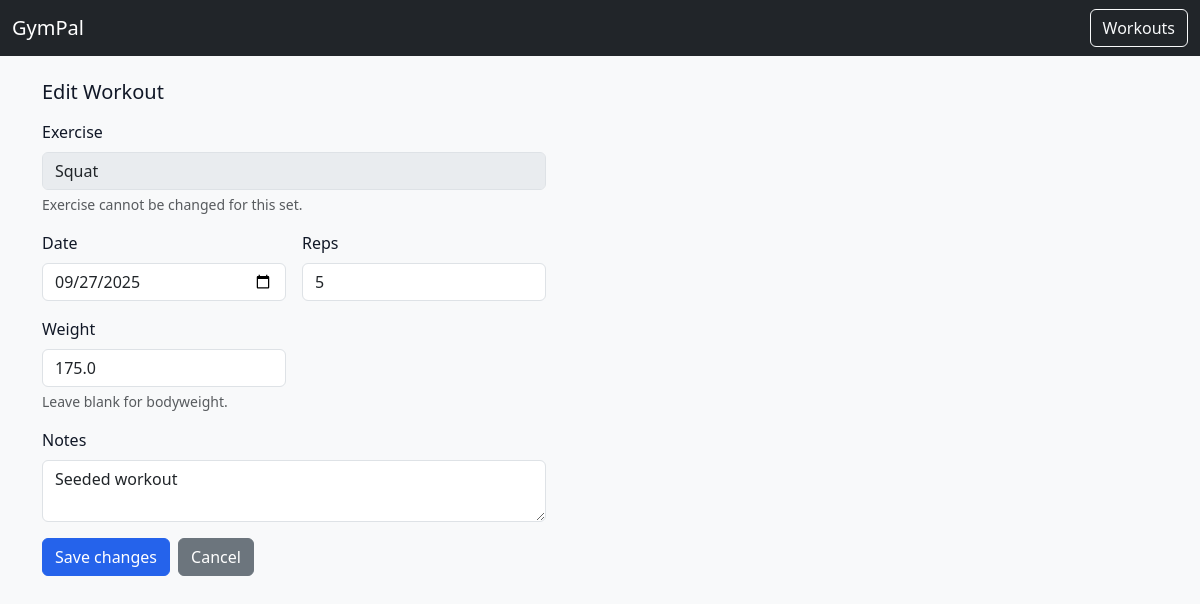
Before: /workouts/set/41/edit with the older database file.
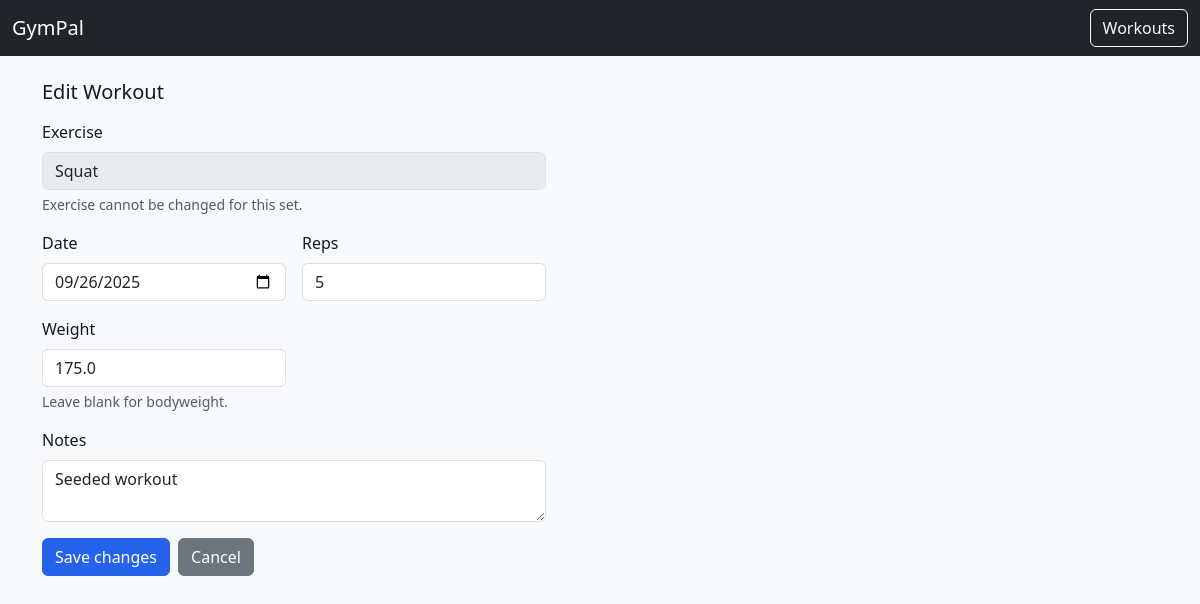
After: the same page with the newer database file.
### app.py (models this page shows)
class Base(DeclarativeBase):
    pass

class Workout(Base):
    __tablename__ = "workouts"
    id = Column(Integer, primary_key=True)
    user_id = Column(Integer, ForeignKey("users.id"), nullable=False)
    date = Column(Date, default=date.today)
    notes = Column(String(255), default="")
    user = relationship("User", back_populates="workouts")
    sets = relationship("Set", back_populates="workout", cascade="all, delete-orphan")

### app.py (the view, shortened to what this page needs)
@app.route("/workouts/set/<int:set_id>/edit", methods=["GET", "POST"])
def edit_set(set_id: int):
    db = SessionLocal()
    try:
        user = get_user(db)
        s = db.get(Set, set_id)
        if not s:
            raise NotFound("Set not found")
        w = db.get(Workout, s.workout_id)
        if not w or w.user_id != user.id:
            raise NotFound("Set not found")
        ex_name = s.exercise.name if s.exercise else "Unknown"
        return render_template(
            "workout_edit_set.html",
            set_obj=s, workout=w, exercise_name=ex_name
        )
    finally:
        SessionLocal.remove()

### app.py (called while the page is built)
def get_user(session):
    u = session.query(User).filter_by(email="default@local").first()
    if not u:
        u = User(email="default@local")
        session.add(u); session.commit()
    return u

@app.after_request
def add_security_headers(resp):
    resp.headers["X-Content-Type-Options"] = "nosniff"
    resp.headers["X-Frame-Options"] = "DENY"
    resp.headers["Referrer-Policy"] = "no-referrer"
    resp.headers["Content-Security-Policy"] = (
        "default-src 'self'; "
        "script-src 'self' https://cdn.jsdelivr.net; "
        "style-src 'self' https://cdn.jsdelivr.net; "
        "img-src 'self' data:; "
        "connect-src 'self';"
    )
    return resp

### templates/workout_edit_set.html
{% extends "base.html" %}
{% block content %}
<h1 class="h5 mb-3">Edit Workout</h1>
<form method="post" class="row g-3" style="max-width: 520px;">
  <div class="col-12">
    <label class="form-label">Exercise</label>
    <input type="text" class="form-control" value="{{ exercise_name }}" disabled>
    <div class="form-text">Exercise cannot be changed for this set.</div>
  </div>
  <div class="col-md-6">
    <label for="date" class="form-label">Date</label>
    <input id="date" name="date" type="date" class="form-control"
           value="{{ workout.date.isoformat() }}">
  </div>
  <div class="col-md-6">
    <label for="reps" class="form-label">Reps</label>
    <input id="reps" name="reps" type="number" min="1" step="1" class="form-control"
           value="{{ set_obj.reps }}">
  </div>
  <div class="col-md-6">
    <label for="weight" class="form-label">Weight</label>
    <input id="weight" name="weight" type="number" min="0" step="0.5" class="form-control"
           value="{{ '' if set_obj.weight is none else set_obj.weight }}">
    <div class="form-text">Leave blank for bodyweight.</div>
  </div>
  <div class="col-12">
    <label for="notes" class="form-label">Notes</label>
    <textarea id="notes" name="notes" class="form-control" rows="2">{{ workout.notes or '' }}</textarea>
  </div>
  <div class="col-12 d-flex gap-2">
    <button type="submit" class="btn btn-primary">Save changes</button>
    <a href="{{ url_for('workouts') }}" class="btn btn-secondary">Cancel</a>
  </div>
</form>
{% endblock %}

Changed rows visible on the page:
changed Workout "Seeded workout": date "09/27/2025" → "09/26/2025"
